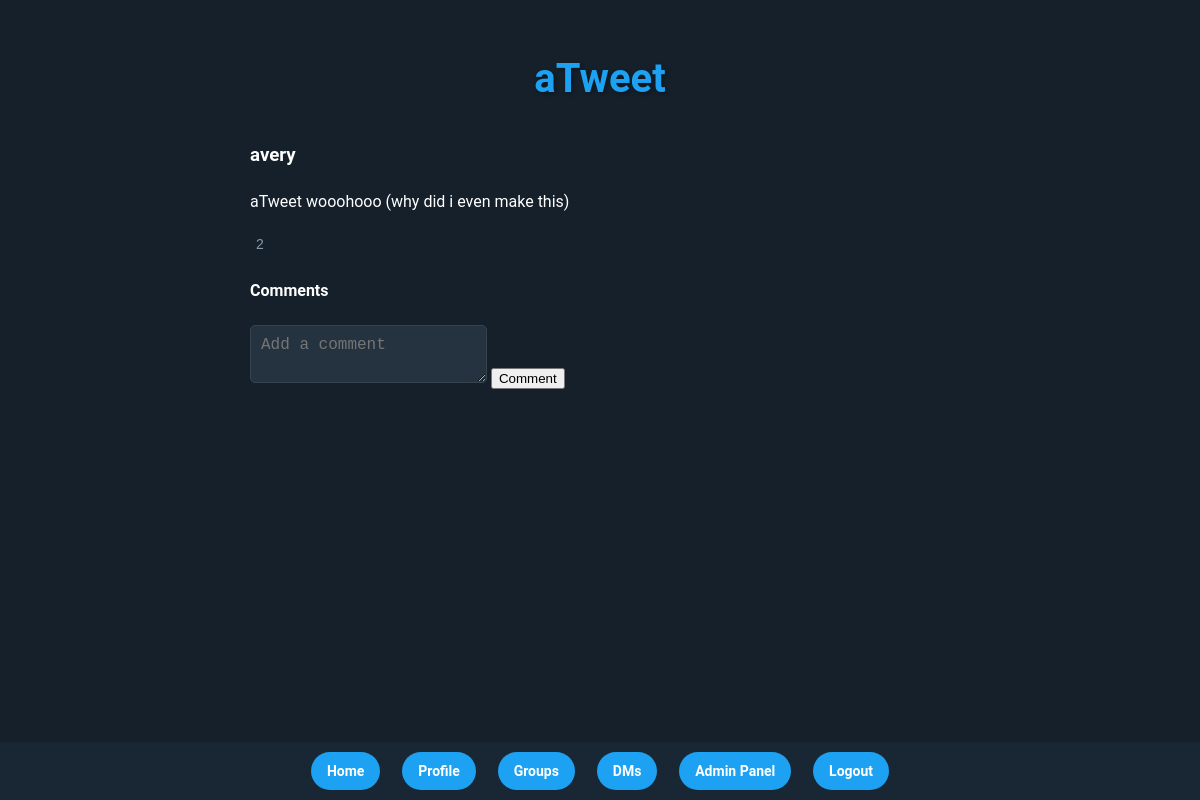
/tweet/15 (signed in), run on the app's committed database.
### tables this page shows
CREATE TABLE users (
            id INTEGER PRIMARY KEY AUTOINCREMENT,
            username TEXT NOT NULL UNIQUE,
            password TEXT NOT NULL,
            email TEXT NOT NULL,
            pfp TEXT,
            banner TEXT,
            created_at TIMESTAMP DEFAULT CURRENT_TIMESTAMP
        );

CREATE TABLE tweets (
            id INTEGER PRIMARY KEY AUTOINCREMENT,
            content TEXT NOT NULL,
            user_id INTEGER,
            created_at TIMESTAMP DEFAULT CURRENT_TIMESTAMP, likes INTEGER DEFAULT 0, rendered_content TEXT, original_tweet_id INTEGER REFERENCES tweets(id),
            FOREIGN KEY(user_id) REFERENCES "users_old"(id)
        );

### app.py (the view)
@app.route('/tweet/<int:tweet_id>')
def tweet_detail(tweet_id):
    if 'user_id' not in session:
        return redirect(url_for('login'))
    db = get_db()
    tweet = db.execute('SELECT t.id, t.content, u.username, u.pfp, t.likes FROM tweets t JOIN users u ON t.user_id = u.id WHERE t.id = ?', (tweet_id,)).fetchone()
    comments = db.execute('SELECT c.content, u.username FROM comments c JOIN users u ON c.user_id = u.id WHERE c.tweet_id = ?', (tweet_id,)).fetchall()
    liked_tweet_ids = {like['tweet_id'] for like in db.execute('SELECT tweet_id FROM likes WHERE user_id = ?', (session['user_id'],)).fetchall()}
    return render_template('tweet_detail.html', tweet=tweet, comments=comments, liked_tweet_ids=liked_tweet_ids)

### app.py (called while the page is built)
def get_user_by_id(user_id):
    db = get_db()
    user = db.execute('SELECT * FROM users WHERE id = ?', (user_id,)).fetchone()
    return dict(user) if user else None

def get_db():
    db = getattr(g, '_database', None)
    if db is None:
        db = g._database = sqlite3.connect(DATABASE)
        db.row_factory = sqlite3.Row
    return db

@app.teardown_appcontext
def close_connection(exception):
    db = getattr(g, '_database', None)
    if db is not None:
        db.close()

### templates/tweet_detail.html (shortened to what this page needs)
{% extends "base.html" %}
{% block content %}
    <div class="tweet-detail">
        <h3>{{ tweet.username }}</h3>
        <p>{{ tweet.content }}</p>
        <button class="like-button {% if tweet.id in liked_tweet_ids %}liked{% endif %}" data-tweet-id="{{ tweet.id }}">
             <span class="like-count">{{ tweet.likes }}</span>
        </button>
        <h4>Comments</h4>
        <form id="comment-form">
            <textarea name="content" rows="2" placeholder="Add a comment" required></textarea>
            <button type="submit">Comment</button>
        </form>
    </div>
{% endblock %}

### static/styles.css (style rules this page uses)
body { font-family: 'Roboto', sans-serif; margin: 0; padding: 0; background-color: #15202b; color: #ffffff; line-height: 1.6; min-height: 100vh; display: flex; flex-direction: column; }
.like-button, .comment-button { background: none; border: none; color: #8899a6; cursor: pointer; font-size: 14px; transition: color 0.3s; }
input[type="text"], input[type="password"], textarea { background-color: #253341; border: 1px solid #38444d; border-radius: 5px; padding: 10px; color: #ffffff; font-size: 16px; }

### data on the page
users: username "avery"
tweets: content "aTweet wooohooo (why did i even make this)", likes "2"
